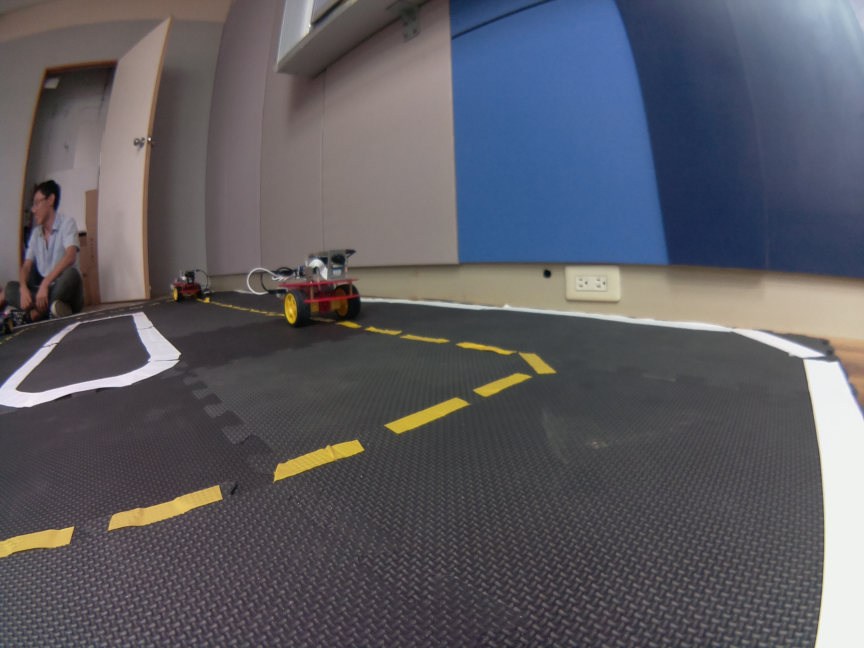
#> input picture tutorials/python/csp2016/hw1/0545126/track1.jpg, 2592 x 1944 px (shown at 1/3 size)
$ jupyter execute assignment1-LeongYikSheng.ipynb   (Python 2 division)
#> lines starting #> are read from the running program, lines starting #| are printed output that depends on the picture; after the words box and inside, x2 and y2 are one past the last pixel; in counts of white or black regions, pixels touching at a corner belong together; long printed decimals are rounded
# Creative Software Project - Take Home Midterm Exam/Assignment

* Objective: this jupyter notebook is intended to evaluate how the students understand the Duckietown repo

Prof. Nick Wang, 2016/11/7

## Instructions:
1. $ cp assignment1.ipynb assignment1-XXXXXXX.ipynb (XXXXXXX is your name) You also need to add your name, setup, and state the contributions in the setup and contributions section.
2. You can already see the desired outputs of each cell, and you need to find the relevant code in the Duckietown repo and reproduce the results.
3. Each student needs to submit one to your mentor, via email. Please do not commit your ipynb to repo. Please do not modify assignment1.ipynb.

## Setup and Contributions:

Done by: LEONG YIK SHENG (0545126)

VirtualBox 5.1.6 r110634 (Qt5.5.1) on Windows 8

The following classmates contributed to the completion of this assignment:
- Desmond (Shu Jian Jie): hue range values for hsv_yellow (to better portray the yellow lines in our duckiebot's image)
- Allen (Ou Yan Hong): dimensions of rectified image

# Line Detector

### 1.Load the image and resize

[cell 1]
import cv2
import numpy as np
from matplotlib import pyplot as plt

img = cv2.imread("track1.jpg")
#> img is the input picture: shape (1944, 2592, 3); mean B, G, R 98.1, 91.1, 91.7

image_cv = cv2.resize(img,(160,120),interpolation=cv2.INTER_NEAREST)

dst1 = cv2.cvtColor(img,cv2.COLOR_BGR2RGB)
plt.subplot(121),plt.imshow(dst1,cmap = 'brg')
plt.title('Original Image'), plt.xticks([]), plt.yticks([])

dst2 = cv2.cvtColor(image_cv,cv2.COLOR_BGR2RGB)
plt.subplot(122),plt.imshow(dst2,cmap = 'brg')
plt.title('Resized Image'), plt.xticks([]), plt.yticks([])

plt.show()

### 2.Find the edge (15%)

[cell 2]
# Parameters for Canny, and Hough transform
canny_thresholds = [80,200]
hough_threshold  = 10
hough_min_line_length = 3
hough_max_line_gap = 1

[cell 3]
gray = [128,128,128]
edges = cv2.Canny(image_cv,canny_thresholds[0],canny_thresholds[1])
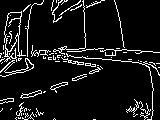
#> edges: shape (120, 160); 8.8% white in thin lines or dots

plt.imshow(edges,cmap = 'gray')
plt.title('Edge Image'), plt.xticks([]), plt.yticks([])
plt.show()

### 3-1.Setup HSV space threshold (15%)

[cell 4]
hsv_white1 =  np.array([0,0,150])
hsv_white2 =  np.array([180,100,255])
hsv_yellow1 = np.array([20,50,50])
hsv_yellow2 = np.array([40,255,255])
hsv_red1 =    np.array([0,100,100])
hsv_red2 =    np.array([15,255,255])
hsv_red3 =    np.array([165,100,100])
hsv_red4 =    np.array([180,255,255])

### 3-2.Threshold colors in HSV space (15%)

[cell 5]
# Change color space to HSV
hsv = cv2.cvtColor(image_cv, cv2.COLOR_BGR2HSV)
#> hsv: shape (120, 160, 3); mean H, S, V 91.5, 48, 105.3

# Find the colour
white = cv2.inRange(hsv, hsv_white1, hsv_white2)
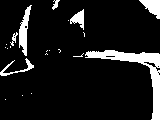
#> white: shape (120, 160); 10.5% white; 21 white regions (14 under 20 px), largest, box (x1, y1, x2, y2) and area: (85, 50, 160, 120) 1072, (19, 5, 32, 56) 304, (139, 0, 160, 19) 226
yellow = cv2.inRange(hsv, hsv_yellow1, hsv_yellow2)
#> yellow: shape (120, 160); 3.1% white; 27 white regions (21 under 20 px), largest, box (x1, y1, x2, y2) and area: (66, 50, 132, 60) 296, (21, 90, 42, 98) 58, (51, 82, 68, 90) 49, (72, 74, 88, 81) 43, (0, 98, 14, 104) 42, (88, 69, 99, 74) 22
red1 = cv2.inRange(hsv, hsv_red1, hsv_red2)
#> red1: shape (120, 160); 0.41% white in thin lines or dots, all inside (x1, y1, x2, y2) = (4, 6, 160, 72)
red2 = cv2.inRange(hsv, hsv_red3, hsv_red4)
#> red2: shape (120, 160); 0.06% white in thin lines or dots, all inside (x1, y1, x2, y2) = (1, 52, 66, 59)
#red = red1 + red2
red = cv2.bitwise_or(red1, red2)
#> red: shape (120, 160); 0.47% white in thin lines or dots, all inside (x1, y1, x2, y2) = (1, 6, 160, 72)

# [12 lines of commented-out code are left out]

plt.subplot(131),plt.imshow(white,cmap = 'gray')
plt.title('White'), plt.xticks([]), plt.yticks([])

plt.subplot(132),plt.imshow(yellow,cmap = 'gray')
#plt.subplot(132),plt.imshow(x,cmap = 'brg')
plt.title('Yellow'), plt.xticks([]), plt.yticks([])

plt.subplot(133),plt.imshow(red,cmap = 'gray')
#plt.subplot(133),plt.imshow(y,cmap = 'brg')
plt.title('Red'), plt.xticks([]), plt.yticks([])

plt.show()

### 4.Combine Edge and Colors (15%)

[cell 6]
# Find the edges
edge_color_white = cv2.Canny(white, canny_thresholds[0], canny_thresholds[1], apertureSize = 3)
#> edge_color_white: shape (120, 160); 3.7% white in thin lines or dots
edge_color_yellow = cv2.Canny(yellow, canny_thresholds[0], canny_thresholds[1], apertureSize = 3)
#> edge_color_yellow: shape (120, 160); 2.7% white in thin lines or dots, all inside (x1, y1, x2, y2) = (0, 49, 156, 120)
edge_color_red = cv2.Canny(red, canny_thresholds[0], canny_thresholds[1], apertureSize = 3)
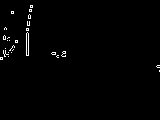
#> edge_color_red: shape (120, 160); 1.1% white in thin lines or dots, all inside (x1, y1, x2, y2) = (0, 5, 160, 72)


#plt.imshow(edge_color_yellow,cmap = 'gray')
#plt.title('Edge Color Y'), plt.xticks([]), plt.yticks([])
plt.subplot(131),plt.imshow(edge_color_white,cmap = 'gray')
plt.title('Edge Color W'), plt.xticks([]), plt.yticks([])
plt.subplot(132),plt.imshow(edge_color_yellow,cmap = 'gray')
plt.title('Edge Color Y'), plt.xticks([]), plt.yticks([])
plt.subplot(133),plt.imshow(edge_color_red,cmap = 'gray')
plt.title('Edge Color R'), plt.xticks([]), plt.yticks([])

plt.show()

### 5-1.Find the lines (15%)

[cell 7]
# Find the lines
lines_white = cv2.HoughLinesP(edge_color_white, 1, np.pi/180, hough_threshold, np.empty(1), hough_min_line_length, hough_max_line_gap)
#> lines_white = 56 rows, first 6: [110, 59, 139, 62], [109, 57, 114, 57], [6, 72, 18, 70], [26, 43, 26, 30], [88, 57, 92, 57], [152, 86, 152, 113]
lines_yellow = cv2.HoughLinesP(edge_color_yellow, 1, np.pi/180, hough_threshold, np.empty(1), hough_min_line_length, hough_max_line_gap)
#> lines_yellow = 40 rows, first 6: [52, 86, 64, 82], [73, 55, 83, 55], [83, 63, 95, 64], [107, 58, 120, 58], [53, 88, 61, 86], [74, 80, 83, 77]
lines_red = cv2.HoughLinesP(edge_color_red, 1, np.pi/180, hough_threshold, np.empty(1), hough_min_line_length, hough_max_line_gap)
#> lines_red = [[26, 55, 26, 33], [29, 25, 29, 21], [28, 55, 28, 33], [30, 11, 32, 7], [29, 11, 32, 5], [3, 38, 9, 40], [9, 50, 13, 45], [4, 56, 5, 48], [28, 18, 28, 15], [52, 52, 55, 53], [11, 52, 14, 46], [51, 53, 55, 54]]

color = "yellow"
lines = lines_yellow
#> lines has the same summary as lines_yellow
bw = yellow

if lines is not None:
    lines = np.array(lines[0])
#> lines = [[52, 86, 64, 82]]
    print "found lines"

else:
    lines = []
    print "no lines"

### Show the lines (yellow)

[cell 8]
image_with_lines = np.copy(dst2)
if len(lines)>0:
    for x1,y1,x2,y2 in lines:
        cv2.line(image_with_lines, (x1,y1), (x2,y2), (0,0,255), 2)
        cv2.circle(image_with_lines, (x1,y1), 2, (0,255,0))
        cv2.circle(image_with_lines, (x2,y2), 2, (255,0,0))
#> this loop made 1 pass
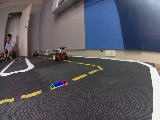
#> image_with_lines: shape (120, 160, 3); mean R, G, B 91.3, 90.8, 98.3

plt.imshow(image_with_lines,cmap = 'brg')
plt.title('Line Image'), plt.xticks([]), plt.yticks([])
plt.show()

### 6-1.Normals (15%)

[cell 9]
arr_cutoff = np.array((0, 40, 0, 40))
arr_ratio = np.array((1./160, 1./120, 1./160, 1./120))

normals = []
centers = []
if len(lines)>0:

    #find the normalized coordinates
    lines_normalized = ((lines + arr_cutoff) * arr_ratio)
#> lines_normalized = [[0.325, 1.05, 0.4, 1.02]]

    #find the dx dy
    length = np.sum((lines[:, 0:2] -lines[:, 2:4])**2, axis=1, keepdims=True)**0.5
#> length = [12.65]
    dx = 1.*(lines[:,3:4]-lines[:,1:2])/length
#> dx = [-0.316]
    dy = 1.*(lines[:,0:1]-lines[:,2:3])/length
#> dy = [-0.949]

    #find the center point
    centers = np.hstack([(lines[:,0:1]+lines[:,2:3])/2, (lines[:,1:2]+lines[:,3:4])/2])
#> centers = [[58, 84]]

    #find the vectors' direction
    x3 = (centers[:,0:1] - 3.*dx).astype('int')
#> x3 = [58]
    x3[x3<0]=0
    x3[x3>=160]=160-1

    y3 = (centers[:,1:2] - 3.*dy).astype('int')
#> y3 = [86]
    y3[y3<0]=0
    y3[y3>=120]=120-1

    x4 = (centers[:,0:1] + 3.*dx).astype('int')
#> x4 = [57]
    x4[x4<0]=0
    x4[x4>=160]=160-1

    y4 = (centers[:,1:2] + 3.*dy).astype('int')
#> y4 = [81]
    y4[y4<0]=0
    y4[y4>=120]=120-1

    #find the dx dy direction
    flag_signs = (np.logical_and(bw[y3,x3]>0, bw[y4,x4]==0)).astype('int')*2-1
#> flag_signs = [1]
    normals = np.hstack([dx, dy])*flag_signs
#> normals = [[-0.316, -0.949]]

    flag = ((lines[:,2]-lines[:,0])*normals[:,1] - (lines[:,3]-lines[:,1])*normals[:,0])>0
#> flag = [False]
    for i in range(len(lines)):
        if flag[i]:
            x1,y1,x2,y2 = lines[i, :]
            lines[i, :] = [x2,y2,x1,y1]
#> this loop made 1 pass

### 6-2.Draw the Normals

[cell 10]
image_with_lines = np.copy(dst2)
if len(centers)>0:
    for x,y,dx,dy in np.hstack((centers,normals)):
        x3 = int(x - 2.*dx)
        y3 = int(y - 2.*dy)
        x4 = int(x + 2.*dx)
        y4 = int(y + 2.*dy)
        cv2.line(image_with_lines, (x3,y3), (x4,y4), (0,0,255), 1)
        cv2.circle(image_with_lines, (x3,y3), 1, (0,255,0))
        cv2.circle(image_with_lines, (x4,y4), 1, (255,0,0))
#> this loop made 1 pass
#> (x, y, dx, dy, x3, y3, x4, y4) on pass 1: (58, 84, -0.316, -0.949, 58, 85, 57, 82)
#> image_with_lines: shape (120, 160, 3); mean R, G, B 91.6, 91.1, 98

plt.subplot(121),plt.imshow(image_with_lines,cmap = 'brg')
plt.title('Line Normals'), plt.xticks([]), plt.yticks([])

image_with_lines = np.copy(dst2)
if len(lines)>0:
    for x1,y1,x2,y2 in lines:
        cv2.line(image_with_lines, (x1,y1), (x2,y2), (0,0,255), 2)
        cv2.circle(image_with_lines, (x1,y1), 2, (0,255,0))
        cv2.circle(image_with_lines, (x2,y2), 2, (255,0,0))

plt.subplot(122),plt.imshow(image_with_lines,cmap = 'brg')
plt.title('Line Image'), plt.xticks([]), plt.yticks([])
plt.show()

### 7-1.setup the segment class

[cell 11]
class Vector2D():
    def __init__(self):
        self.x = 0
        self.y = 0
class Segment():
    def __init__(self):
        self.color = ""
        self.pixels_normalized = np.array([Vector2D(),Vector2D()])
        self.normal = Vector2D()

### 7-2.Store in the SegmentList

[cell 12]
segmentMsgList = []

for x1,y1,x2,y2,norm_x,norm_y in np.hstack((lines_normalized,normals)):
    segment = Segment()
    segment.color = color
    segment.pixels_normalized[0].x = x1
    segment.pixels_normalized[0].y = y1
    segment.pixels_normalized[1].x = x2
    segment.pixels_normalized[1].y = y2
    segment.normal.x = norm_x
    segment.normal.y = norm_y

    segmentMsgList.append(segment)
#> this loop made 1 pass
#> (x1, y1, x2, y2, norm_x, norm_y) on pass 1: (0.325, 1.05, 0.4, 1.02, -0.316, -0.949)
#> after the loop, segmentMsgList = 1 item

#print segmentMsgList[2].pixels_normalized[1].x

### 7.3 Print the SegmentList

[cell 13]
for i in segmentMsgList:
    print (i.pixels_normalized[0].x,i.pixels_normalized[0].y),(i.pixels_normalized[1].x,i.pixels_normalized[1].y)

# Ground Projection

[cell 14]
lines_normalized, normals


print lines_normalized[0,1],normals[0]
#| 1.05 [-0.3162 -0.9487 ]

### camera parameters

[cell 15]
import cv2
import numpy as np
#camera_matrix = np.array([[1.3e+03, 0., 6.0e+02], [0., 1.3e+03, 4.8e+02], [0., 0., 1.]], dtype=np.float32)
#dist_coeffs = np.array([-2.4-01, 9.5e-02, -4.0e-04, 8.9e-05, 0.], dtype=np.float32)

# Values of homography, intrinsic camera_matrix and dist_coeffs from topbot
homography = np.array([[-5.163285e-05, -7.347755e-05, -0.09228475], [0.0005462526, -1.065234e-05, -0.1912934], [-0.0001214929, -0.004885648, 1]]
)
matrix = np.array([[308.745107860966, 0.0, 334.5906177764699], [0.0, 310.56621075543836, 237.14284056302324],
    [0.0, 0.0, 1.0]])
coeffs = np.array([-0.312784847883155, 0.09142498691095552, -0.00022411455355343017, 0.0019941157593890767,
    0.0])

[cell 16]
pt_img = np.array([[0.5*640],[0.7*480],[1.]])
#print pt_img
G = np.dot(homography,pt_img)
G/=G[2]
print G

pt_img = np.array([[[0.5*640,0.7*480]]])

xy_undistorted = cv2.undistortPoints(pt_img, matrix, coeffs,R=None, P=matrix)
#> xy_undistorted = [[319.4, 339.5]]
pt_img = np.array([[xy_undistorted[0][0][0]],[xy_undistorted[0][0][1]],[1.]])
#> pt_img = [319.4, 339.5, 1]
#print xy_undistorted
G_rect = np.dot(homography,pt_img)
#> G_rect = [-0.134, -0.0204, -0.697]
G_rect/=G_rect[2]
#> G_rect = [0.192, 0.0293, 1]
print G_rect
#| [[0.1917]
#|  [0.02929]
#|  [1.        ]]

### Rectify the image (15%)

[cell 17]
from matplotlib import pyplot as plt

origin = cv2.imread("track1.jpg")
origin = cv2.resize(origin,(640,480),interpolation=cv2.INTER_NEAREST)
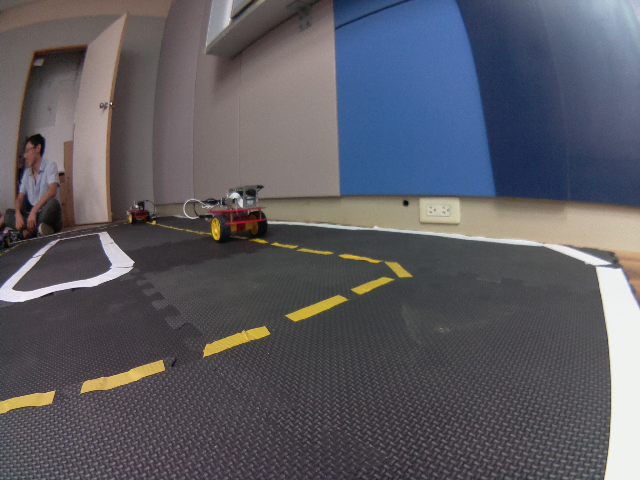
#> origin: shape (480, 640, 3); mean B, G, R 98.1, 91.1, 91.7

# Undistort image with topbot's calibration
h, w = origin.shape[:2]
newcameramtx, roi = cv2.getOptimalNewCameraMatrix(matrix, coeffs, (w, h), 1, (w, h))
#> newcameramtx = [[227, 0, 336.9], [0, 226.5, 236.9], [0, 0, 1]]; roi = (11, 17, 619, 447)

rec_img = cv2.undistort(origin, matrix, coeffs, newcameramtx)
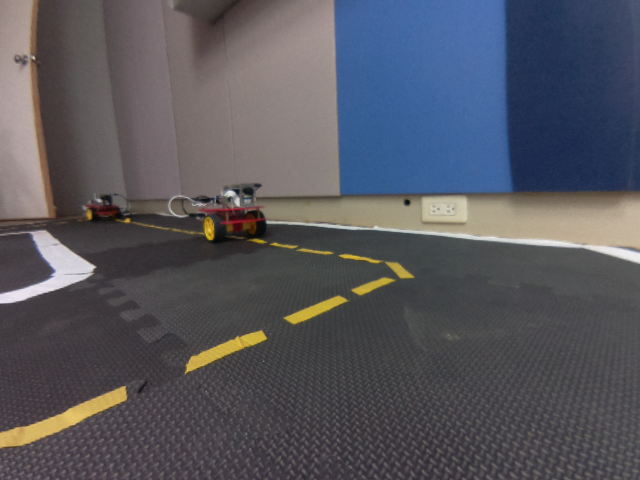
#> rec_img: shape (480, 640, 3); mean B, G, R 93.6, 86.4, 86.3

# Crop image
x, y, w, h = roi
#> x = 11; y = 17; w = 619; h = 447
rec_img = rec_img[y:y+h, x:x+w]
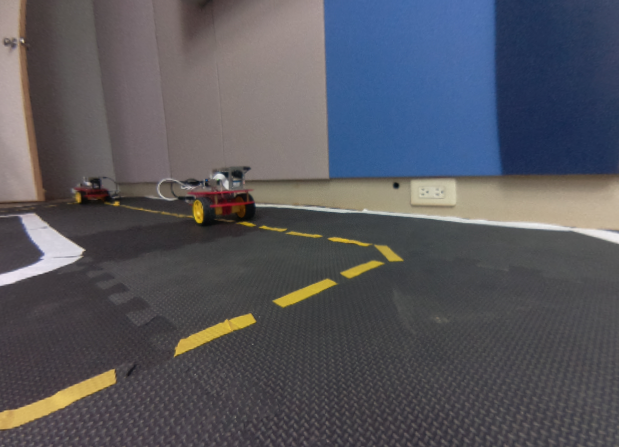
#> rec_img: shape (447, 619, 3); mean B, G, R 93.2, 86.4, 86.3

origin = cv2.cvtColor(origin,cv2.COLOR_BGR2RGB)
plt.subplot(121),plt.imshow(origin,cmap = 'brg')
plt.title('Original Image'), plt.xticks([]), plt.yticks([])

rec_img = cv2.cvtColor(rec_img,cv2.COLOR_BGR2RGB)
plt.subplot(122),plt.imshow(rec_img,cmap = 'brg')
plt.title('Rectified Image'), plt.xticks([]), plt.yticks([])

plt.show()

# Duckietown Lane Filter

[cell 18]
import numpy as np
from scipy.stats import multivariate_normal, entropy
from scipy.ndimage.filters import gaussian_filter
from math import floor, atan2, pi, cos, sin, sqrt
import time
from matplotlib import pyplot as plt

## Environment Setup

[cell 19]
# constant
WHITE = 0
YELLOW = 1
RED = 2

lanewidth = 0.4
linewidth_white = 0.04
linewidth_yellow = 0.02

## Generate Vote (Extra Credit 10% for generating multiple votes from all detected segments)

#### Setup a line segment
* left edge of white lane
* right edge of white lane
* left edge of yellow lane
* right edge of white lane

[cell 20]
# right edge of white lane
#p1 = np.array([0.8, 0.24])
#p2 = np.array([0.4, 0.24])
p1 = np.array([lines_normalized[0][0],lines_normalized[0][1]])
#> p1 = [0.325, 1.05]
p2 = np.array([lines_normalized[0][2],lines_normalized[0][3]])
#> p2 = [0.4, 1.02]
seg_color = YELLOW

# [10 lines of commented-out code are left out]

#### compute d_i, phi_i, l_i

[cell 21]
t_hat = (p2-p1)/np.linalg.norm(p2-p1)
#> t_hat = [0.914, -0.406]
n_hat = np.array([-t_hat[1],t_hat[0]])
#> n_hat = [0.406, 0.914]
d1 = np.inner(n_hat,p1)
#> d1 = 1.09
d2 = np.inner(n_hat,p2)
#> d2 = 1.09
l1 = np.inner(t_hat,p1)
#> l1 = -0.129
l2 = np.inner(t_hat,p2)
#> l2 = -0.0474

print (d1, d2, l1, l2)
#| 1.091 1.091 -0.1295 -0.04738

if (l1 < 0):
    l1 = -l1;
#> l1 = 0.129
if (l2 < 0):
    l2 = -l2;
#> l2 = 0.0474
l_i = (l1+l2)/2
#> l_i = 0.0884
d_i = (d1+d2)/2
#> d_i = 1.09
phi_i = np.arcsin(t_hat[1])
#> phi_i = -0.418
if seg_color == WHITE: # right lane is white
    if(p1[0] > p2[0]): # right edge of white lane
        d_i = d_i - linewidth_white
        print ('right edge of white lane')
    else: # left edge of white lane
        d_i = - d_i
        phi_i = -phi_i
        print ('left edge of white lane')
    d_i = d_i - lanewidth/2

elif seg_color == YELLOW: # left lane is yellow
    if (p2[0] > p1[0]): # left edge of yellow lane
        d_i = d_i - linewidth_yellow
#> d_i = 1.07
        phi_i = -phi_i
#> phi_i = 0.418
        print ('right edge of yellow lane')
    else: # right edge of white lane
        d_i = -d_i
        print ('right edge of yellow lane')
    d_i =  lanewidth/2 - d_i
#> d_i = -0.871


print (d_i, phi_i, l_i)
#| -0.8715 0.4182 0.08842

### Measurement Likelihood

[cell 22]
# initialize measurement likelihood

d_min = -0.7
d_max = 0.5
delta_d = 0.02
phi_min = -pi/2
phi_max = pi/2
delta_phi = 0.02
d, phi = np.mgrid[d_min:d_max:delta_d, phi_min:phi_max:delta_phi]

measurement_likelihood = np.zeros(d.shape)

fig = plt.figure()
ax = fig.add_subplot(111)
cax = ax.matshow(measurement_likelihood, interpolation='nearest')
fig.colorbar(cax)
plt.ylabel('phi')
plt.xlabel('d')
#ax.set_xticklabels(['']+alpha)
#ax.set_yticklabels(['']+alpha)
plt.show()
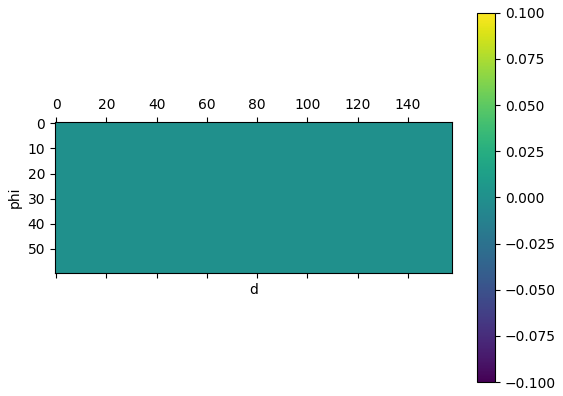
#> figure drawn by matplotlib, 2 panels

[cell 23]
i = floor((d_i - d_min)/delta_d)
#> i = -9
j = floor((phi_i - phi_min)/delta_phi)
#> j = 99
measurement_likelihood[i,j] = measurement_likelihood[i,j] +  1/(l_i)
#> measurement_likelihood: shape (60, 158) float64; values 0 (black) and 11.31 (white), 0.01% white in thin lines or dots, all inside (x1, y1, x2, y2) = (99, 51, 100, 52)

print (i, j)
#| -9 99

fig = plt.figure()
ax = fig.add_subplot(111)
cax = ax.matshow(measurement_likelihood, interpolation='nearest')
fig.colorbar(cax)
plt.ylabel('phi')
plt.xlabel('d')
#ax.set_xticklabels(['']+alpha)
#ax.set_yticklabels(['']+alpha)
plt.show()
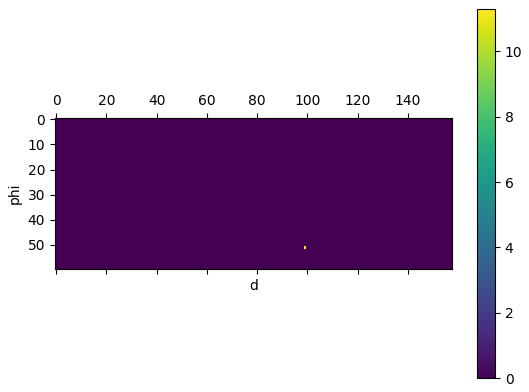
#> figure drawn by matplotlib, 2 panels

## Bayes' Filter (Extra Credit 10% for integrating Bayes' filter for multiple votes)

### 1. Initialize Belief

[cell 24]
print d.shape
beliefRV = np.empty(d.shape)
pos = np.empty(d.shape + (2,))
pos[:,:,0]= d
pos[:,:,1]= phi

print pos.shape

[cell 25]
mean_0 = [0, 0]
cov_0 = [[0.1, 0], [0, 0.01]]

RV = multivariate_normal(mean_0, cov_0)
beliefRV=RV.pdf(pos)

plt.ylabel('phi')
plt.xlabel('d')
plt.contourf(d, phi, beliefRV)
plt.show()

### 2.1 Update Belief

[cell 26]
beliefRV=np.multiply(beliefRV+1,measurement_likelihood+1)-1
beliefRV=beliefRV/np.sum(beliefRV)

plt.ylabel('phi')
plt.xlabel('d')
plt.contourf(d, phi, beliefRV)
plt.show()
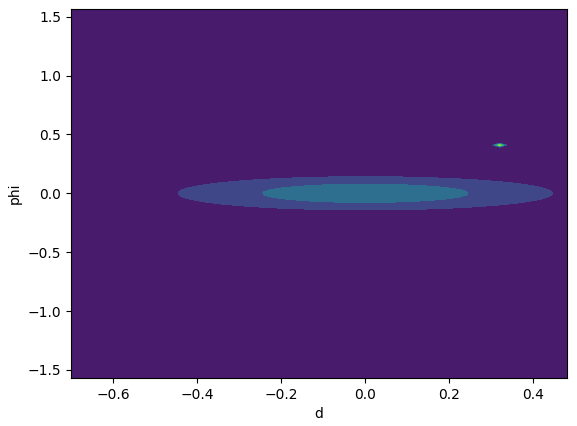
#> figure drawn by matplotlib, 1 panel

[cell 27]
maxids = np.unravel_index(beliefRV.argmax(),beliefRV.shape)
#> maxids = (51, 99)
print maxids
#| (51, 99)
lanePose_d = d_min + maxids[0] * delta_d
#> lanePose_d = 0.32
lanePose_phi = phi_min + maxids[1] * delta_phi
#> lanePose_phi = 0.409

print lanePose_d
#| 0.32
print lanePose_phi
#| 0.4092
